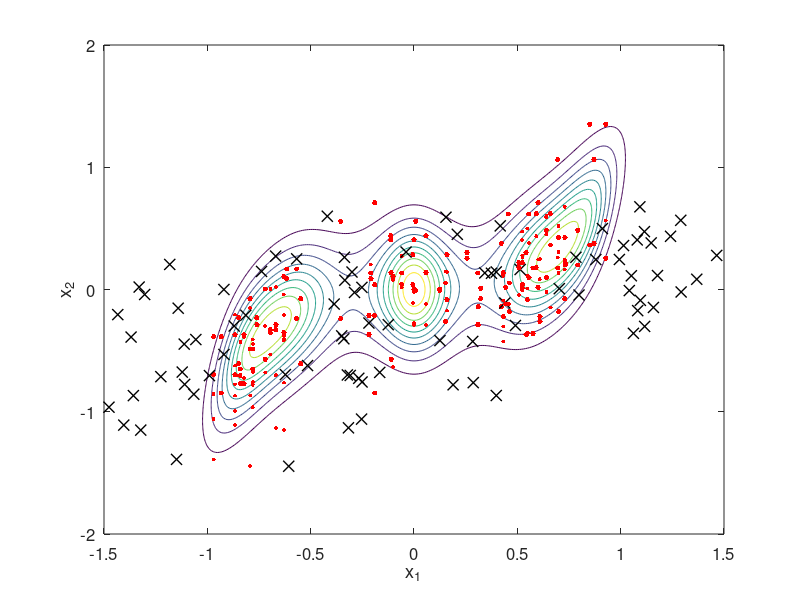

Write the MATLAB code that produced this figure.
function gibbs_nonlinear
close all
%% Plot target
xv = -1.5:0.01:1.5;
yv = -2:0.01:2;
[xx,yy] = meshgrid(xv,yv);
a = 1;
b = 0.1;
z = logpi([xx(:) yy(:)]', a,b);
z = reshape(z, length(yv), length(xv));
contour(xv,yv,exp(z));
axis xy

%% Run sampler
M = 150;
X = zeros(1,M);
Y = zeros(1,M);
sq = 0.5;
hold on;
plot(X(1),Y(1),'r.','MarkerSize',12);
xlabel('x_1');
ylabel('x_2');
set(gca,'FontSize',12);
pause;
ar = 0;
for(m = 2:M)
    Xp = X(m-1) + sq*randn(1);
    ap = logpi([Xp;Y(m-1)],a,b) - logpi([X(m-1);Y(m-1)],a,b);
    if(rand(1) < exp(ap))
        X(m) = Xp;
        ar = ar+1;
        
        plot([X(m-1) X(m)],[Y(m-1) Y(m-1)],'r.','MarkerSize',12);
    else
        X(m) = X(m-1);
        plot(Xp,Y(m-1),'kx','linewidth',1,'Markersize',8);      
    end
    pause(0.1)
    
    Y(m) = X(m)^3 + sqrt(b)*randn();
    plot([X(m) X(m)],[Y(m-1) Y(m)],'r.','MarkerSize',9);
    pause(0.1)
end

end
%----------------------------------
function z = logpi(x,a,b)
z = 1/a*(2*x(1,:)+sin(x(1,:)*2*pi)).^2 + 1./(b) .* (x(2,:) - x(1,:).^3).^2;
z = -1/2*z;
end